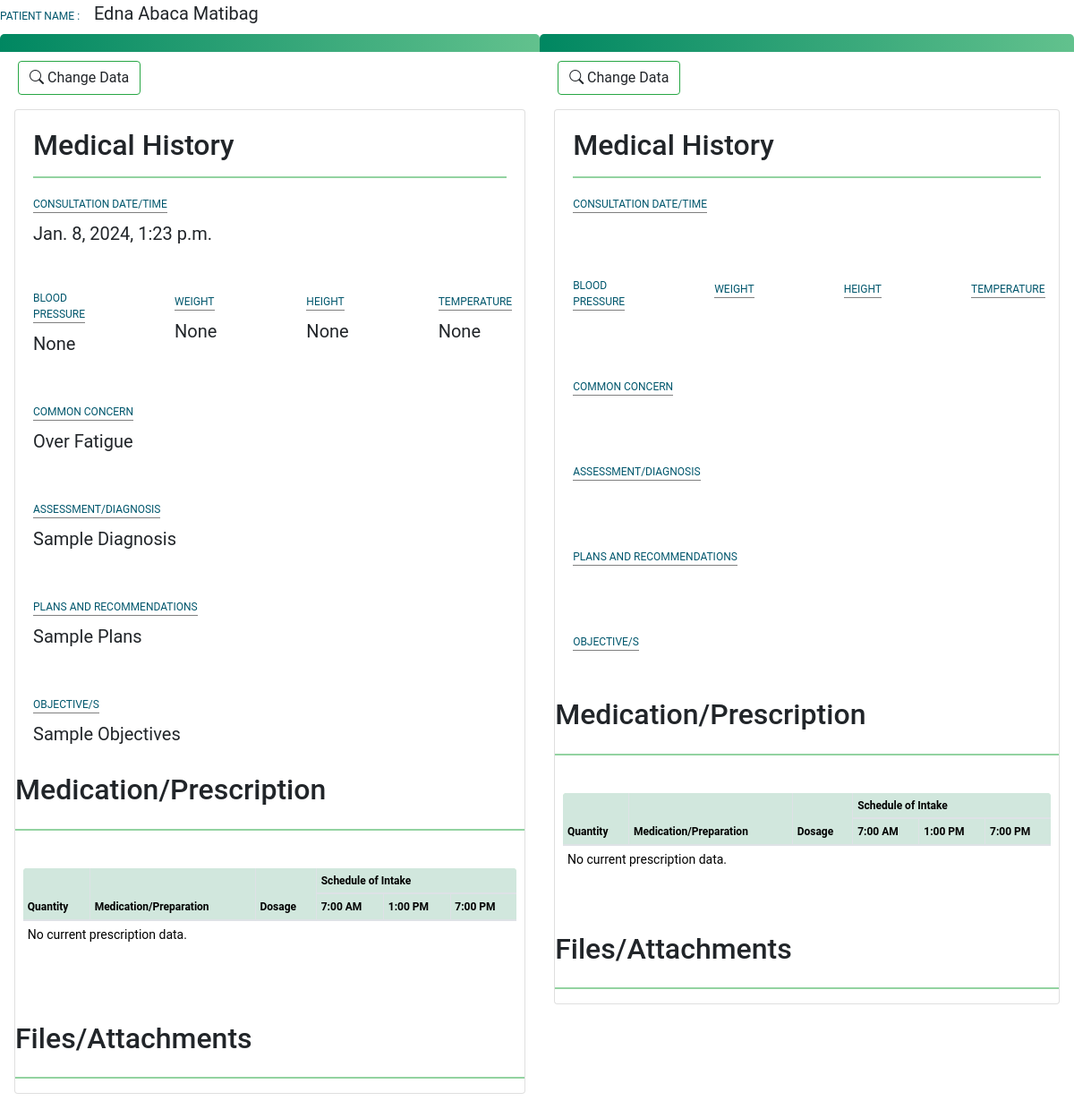
The page /comparepage/31/47 (signed in) on the database as committed earlier.
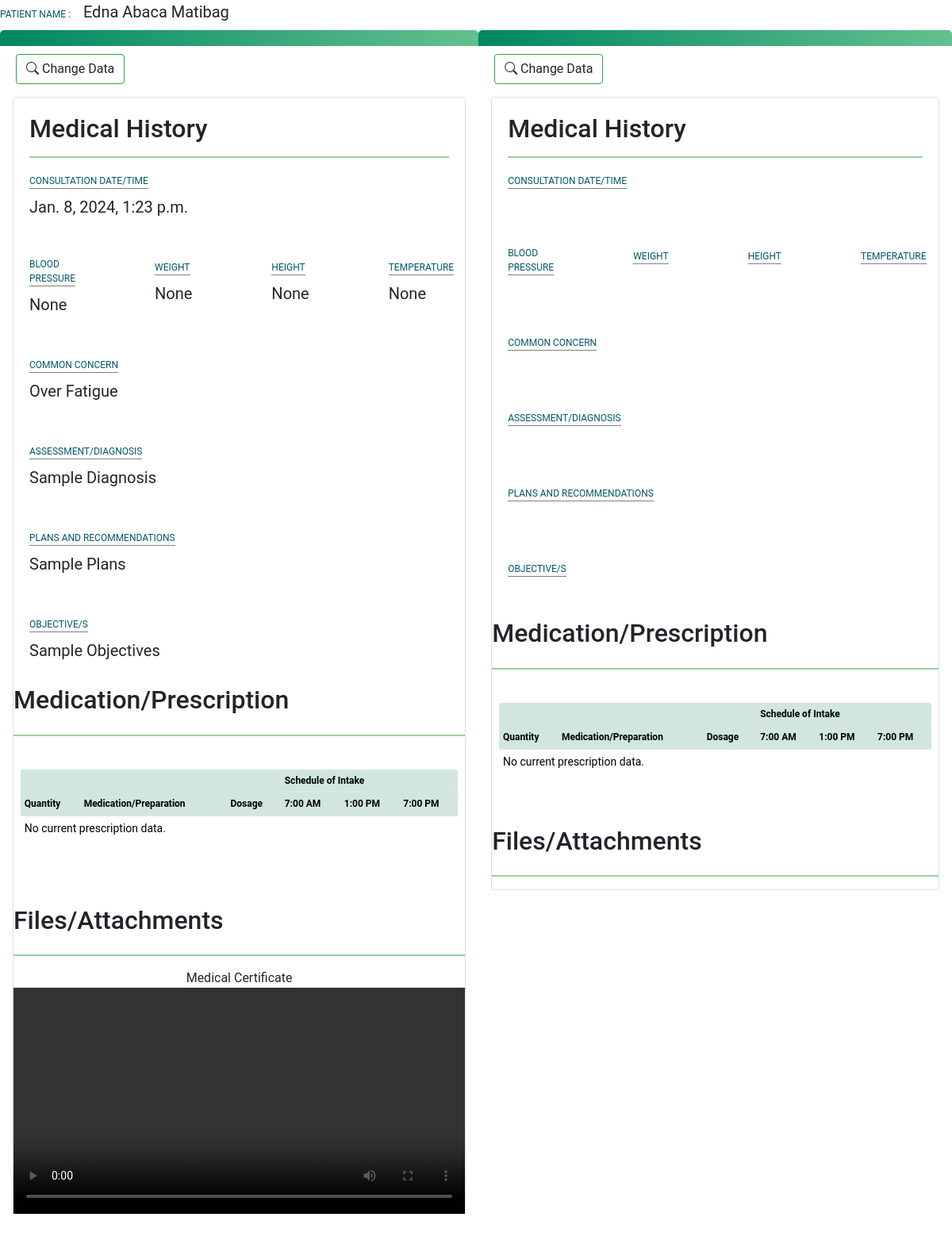
The same page on the database as committed later.
### website/models.py (models this page shows)
class PatientsAttachments(models.Model):
    patient_code=models.CharField(max_length=50,null=True, blank=True)
    name = models.CharField(max_length=100,null=True, blank=True)
    consultCounter = models.CharField(max_length=50,null=True, blank=True)
    fileattachments = models.FileField(null=True, blank=True)
    atype = models.CharField(max_length=50,null=True, blank=True)

### website/views.py (the view, shortened to what this page needs)
# urls.py: path('comparepage/<int:pk>/<int:pkHistory>',views.comparepage, name='comparepage'),
@login_required(login_url="loginuser")
def comparepage(request,pk,pkHistory,compareID=''):
    context=patientinfoData(pk)
    pCode= context['pCode']
    historydata = Patienthistory.objects.filter(patient_code=pCode)
    patienthistory_Data= Patienthistory.objects.get(id=pkHistory)
    context['pkHistory']=pkHistory
    context['compareID']=compareID
    context['patient_history']= patienthistory_Data
    context['historydatalist']=historydata
    context['medicinedata'] =Medicinelist.objects.all()
    context['patient_history_attachments'] = PatientsAttachments.objects.filter(patient_code=pCode,consultCounter=patienthistory_Data.consultCounter)
    context['prescriptionrecord'] = Prescription.objects.filter(patient_code=pCode,consultCounter=patienthistory_Data.consultCounter)
    if 'datechanged1' in request.POST:
        print("press1")
    return render(request, 'comparepage.html',context)

### website/views.py (called while the page is built)
def patientinfoData(pk):
    medicines_list = Medicinelist.objects.all()
    patient_record = Patient.objects.get(id=pk)
    medicationrecord = Prescription.objects.filter(patient_code=patient_record.patient_code)
    context = { 'medicationrecord': medicationrecord,
               'patient_record':patient_record,
               'medicines_list':medicines_list,
               'pCode':patient_record.patient_code,
               'pID':pk,
               }
    return context

### website/templates/comparepage.html (shortened to what this page needs)
{% load static %}
<!DOCTYPE html>
<html lang="en">
<head>
    <link rel="stylesheet" href="{% static 'style.css' %}" />
    <link href="https://cdn.jsdelivr.net/npm/bootstrap@5.3.1/dist/css/bootstrap.min.css" rel="stylesheet"
 />
    <link rel="stylesheet" href="https://cdn.jsdelivr.net/npm/bootstrap-icons@1.10.5/font/bootstrap-icons.css" />
    <link rel="stylesheet" href="https://maxcdn.bootstrapcdn.com/bootstrap/4.0.0/css/bootstrap.min.css"
 />
    <link rel="stylesheet" href="https://cdn.datatables.net/1.13.6/css/jquery.dataTables.min.css" />
</head>
<body>
    <div class="">
        <label class="lbl-pname">PATIENT NAME : &nbsp &nbsp </label>
        <label class="value-pname">{{patient_record.first_name}} {{patient_record.middle_name}}
            {{patient_record.last_name }}
        </label>
</div>
    <div class="flex">
        <div id="one" class="split" style="background-color:white">
            <div class="title-form5 sticky m-0">
            </div>
            <a class="btn btn-outline-success" style="margin-left:20px;margin-top:10px;" type="button"
                data-bs-toggle="modal" data-bs-target="#searchhistory">
                <i class="bi bi-search"></i> Change Data</a>
                <div class="card m-3">
            {% include "compareitem1.html" %}
             </div>
        </div>
        <div id="two" class="split" style="background-color:white">
            <div class="title-form5 sticky">
            </div>
            <a class="btn btn-outline-success" style="margin-left:20px;margin-top:10px;" type="button"
                data-bs-toggle="modal" data-bs-target="#searchhistory2">
                <i class="bi bi-search"></i> Change Data</a>
                <div class="card m-3">
            {% include "compareitem2.html" %}
            </div>
        </div>
    </div>
</body>
</html>

### website/templates/compareitem1.html
{% load static %}
<div class="add_medicalhistorytable">
  <h2>Medical History</h2>
  <hr class="border border-success border-2 opacity-50">
    <label class="lbl-pname5">CONSULTATION DATE/TIME</label><br />
    <label class="value-pname">{{patient_history.created_at}} </label>
</div>
<div class="add_medicalhistorytable_flex">
    <div class="history_item">
        <label class="lbl-pname5">BLOOD PRESSURE</label><br />
        <label class="value-pname">{{patient_history.bp}} </label><br />
    </div>
    <div class="history_item">
        <label class="lbl-pname5">WEIGHT</label><br />
        <label class="value-pname">{{patient_history.weight}} </label><br />
    </div>
    <div class="history_item">
        <label class="lbl-pname5">HEIGHT</label><br />
        <label class="value-pname">{{patient_history.height}} </label>
    </div>
    <div class="history_item">
        <label class="lbl-pname5">TEMPERATURE</label><br />
        <label class="value-pname">{{patient_history.bodytemp}} </label>
    </div>
</div>
<div class="add_medicalhistorytable">
    <label class="lbl-pname5">COMMON CONCERN</label><br />
    <label class="value-pname">{{patient_history.remarks}} </label>
</div>
<div class="add_medicalhistorytable">
    <label class="lbl-pname5">ASSESSMENT/DIAGNOSIS</label><br />
    <label class="value-pname">{{patient_history.diagnosis}} </label>
</div>
<div class="add_medicalhistorytable">
    <label class="lbl-pname5">PLANS AND RECOMMENDATIONS</label><br />
    <label class="value-pname">{{patient_history.plans_recommendations}} </label>
</div>
<div class="add_medicalhistorytable">
    <label class="lbl-pname5">OBJECTIVE/S</label><br />
    <label class="value-pname">{{patient_history.objectives}} </label>
</div>
<h2>Medication/Prescription</h2>
<hr class="border border-success border-2 opacity-50">
                <div class="medicalhistorytablsae ml-2 mr-2 mb-5">
                  <table id="table-medicationss" class="table table-sm table-bordered content-table">
                    <thead class="table-success bg-gradient">
                      <tr>
                        <th rowspan="2">Quantity</th>
                        <th rowspan="2">Medication/Preparation</th>
                        <th rowspan="2">Dosage</th>
                        <th colspan="3">Schedule of Intake</th>
                      </tr>
                      <tr>
                        <th>7:00 AM</th>
                        <th>1:00 PM</th>
                        <th>7:00 PM</th>
                      </tr>
                    </thead>
                    <tbody>
                      {% if prescriptionrecord %}
                      {% for medrecord in prescriptionrecord %}
                      <tr>
                        <td>{{medrecord.totalquantity}}</td>
                        <td>{{medrecord.medname}} ({{medrecord.medgenname}}) {{medrecord.medsize}}</td>
                        <td>{{medrecord.medqty}} {{medrecord.medtype}}(s) a {{medrecord.perduration}}</td>
                        <td>{{medrecord.morning}}</td>
                        <td>{{medrecord.noon}}</td>
                        <td>{{medrecord.evening}}</td>
                      </tr>
                      {% endfor %}
                      {% else %}
                      <td colspan="6">No current prescription data.</td>
                      {% endif %}
                    </tbody>
                  </table>
                </div>
            <h2 class="mt-3">Files/Attachments</h2>
            <hr class="border border-success border-2 opacity-50">
            {% if patient_history_attachments %}
            {% for a in  patient_history_attachments%}
            <center> {{a.name}}</center>
            {% if a.atype == "image" %}
            <a class="" id="link-viesw" type="button" href="{{a.fileattachments.url}}" target="_blank">
            <img src="{{a.fileattachments.url}}" width="100%"> </img>
          </a>
          {% else %}
         <video controls>
          <source src="{{a.fileattachments.url}}">
         </video>
          {% endif %}
            {% endfor %}
            {% endif %}

Rows that differ between the two databases and show on the page:
added PatientsAttachments: name "Medical Certificate"
